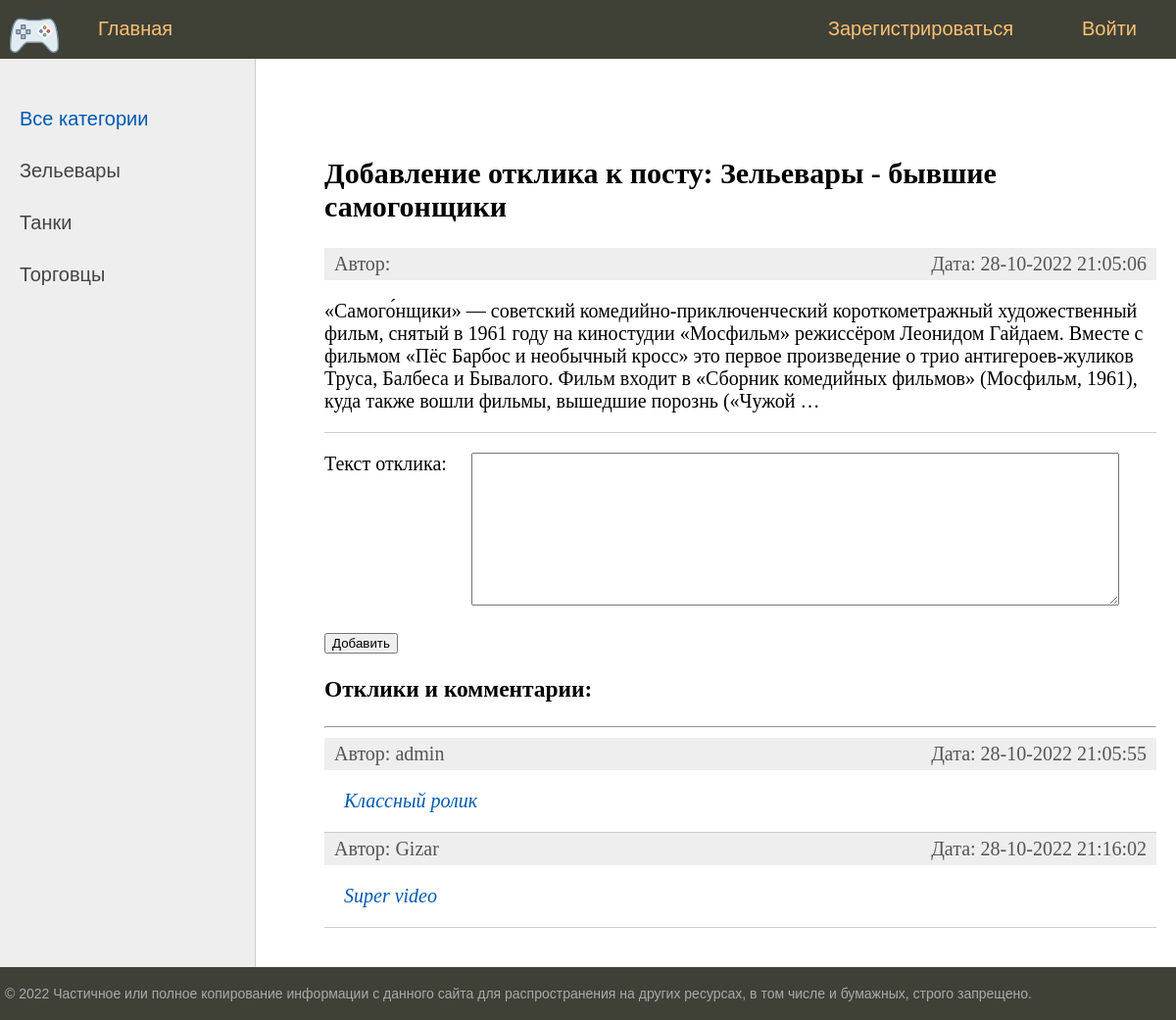
The page /addreply/zelevary-byvshie-samogonshchiki/ on the database as committed earlier.
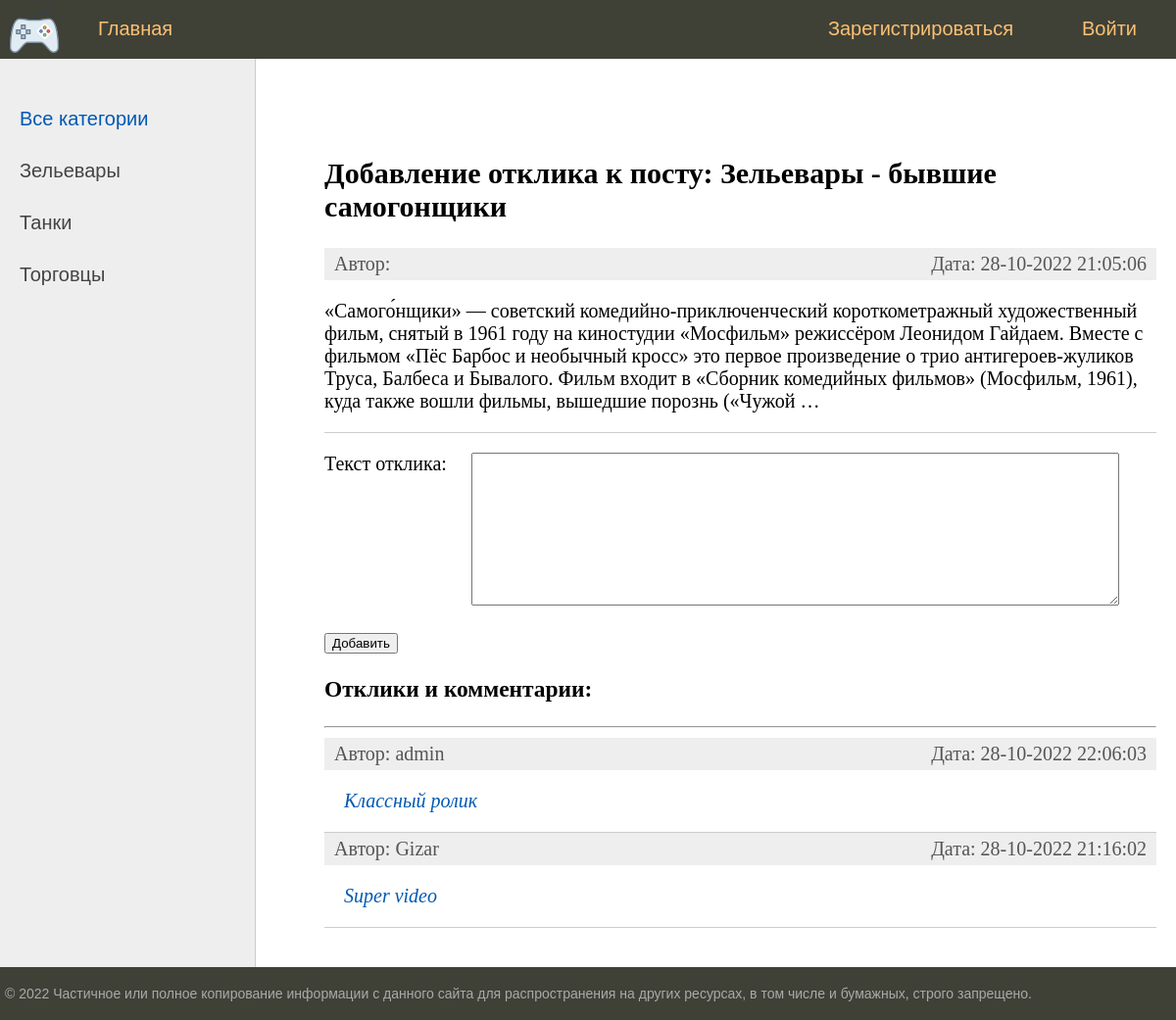
The same page on the database as committed later.
### bboard/models.py (models this page shows, shortened)
class Reply(models.Model):
    user = models.ForeignKey('User', on_delete=models.CASCADE, verbose_name="Пользователь")
    post = models.ForeignKey('Post', on_delete=models.CASCADE, verbose_name="Пост")
    time_create = models.DateTimeField(auto_now_add=True)
    time_update = models.DateTimeField(auto_now=True)
    text = models.TextField(blank=True, verbose_name="Текс")
    is_approved = models.BooleanField(default=False, verbose_name="Разрешено")
    def get_absolute_url(self):
        return reverse('reply', kwargs={'pk': self.pk}) # for view
    class Meta:
        verbose_name = 'Отклик'
        verbose_name_plural = 'Отклики'

class User(AbstractUser):
    email = models.EmailField(
        _("email address"),
        unique=True
    )
    email_verify = models.BooleanField(default=False)
    USERNAME_FIELD = "email"
    REQUIRED_FIELDS = ["username"]
    def __str__(self):
        return f'{self.username}'
    class Meta:
        verbose_name = 'Пользователь'
        verbose_name_plural = 'Пользователи'

### bboard/views.py (the view, shortened to what this page needs)
# urls.py: path('addreply/<slug:post_slug>/', AddReplyView.as_view(), name='add_reply'),
class AddReplyView(DataMixin, View):
    form_class = AddReplyForm
    template_name = 'bboard/reply_add.html'
    def get(self, request, post_slug, *args, **kwargs):
        form = self.form_class()
        categories = self.get_user_context()['categories']
        menu = self.get_user_context()['menu']
        cat_selected = self.get_user_context()['cat_selected']
        print(post_slug)
        context = {'form': form, 'menu': menu, 'categories': categories, 'cat_selected':cat_selected, 'post_slug': post_slug}
        return render(request, self.template_name, context=context )

### bboard/forms.py
class AddReplyForm(forms.Form):
    text = forms.CharField(widget=forms.Textarea(attrs={'cols': 80, 'rows': 10}), label='Текст отклика')

### bboard/models.py (called while the page is built)
    def get_absolute_url(self):
        return reverse('category', kwargs={'cat_slug': self.slug})

### bboard/templatetags/bboard_tags.py (called while the page is built)
@register.inclusion_tag('bboard/list_replies.html')
def show_replies(sort=None, throught_slug=False, post_id=None):
    if throught_slug:
        post_id = Post.objects.get(slug=post_id).pk
    if post_id is not None:
        if not sort:
            replies = Reply.objects.filter(post=post_id, is_approved=True)
        else:
            replies = Reply.objects.filter(post=post_id, is_approved=True).order_by(sort)
        return {"replies": replies}
    else:
        return {"replies": {}}

@register.inclusion_tag('bboard/show_post.html')
def show_post(slug_post=None):
    if slug_post is not None:
        posts = Post.objects.filter(slug=slug_post, is_published=True)
        return {"posts": posts}
    else:
        return {"posts": {}}

### bboard/templates/bboard/reply_add.html (shortened to what this page needs)
{% extends 'base.html' %}
{% load crispy_forms_tags %}
{% load bboard_tags %}
{% block content %}
<form action="{% url 'add_reply' post_slug %}" method="post" enctype="multipart/form-data">
    {% show_post slug_post=post_slug %}
    <p><label class="form-label" for="{{ form.text.id_for_label }}">{{form.text.label}}: </label>{{ form.text }}</p>
    <button type="submit">Добавить</button>
</form>
<h3>Отклики и комментарии:</h3>
<hr>
{% show_replies throught_slug=True post_id=post_slug %}
{% endblock %}

### bboard/templates/bboard/list_replies.html
{% if replies %}
	<ul class="list-articles">
		{% for rep in replies %}
			<li>
				<div class="article-panel">
					<p class="first">Автор: {{ rep.user }}</p>
					<p class="last">Дата: {{rep.time_update|date:"d-m-Y H:i:s"}}</p>
				</div>
				<div>
					<p><i><a href="{{ rep.get_absolute_url }}" style="margin-left:20px;">{{rep.text}}</a></i></p>
				</div>
			</li>
		{% endfor %}
	</ul>
{% else %}
		<p>Откликов: 0</p>
{% endif %}

Rows that differ between the two databases and show on the page:
changed Reply "Классный ролик": time_update "28-10-2022 21:05:55" → "28-10-2022 22:06:03"
